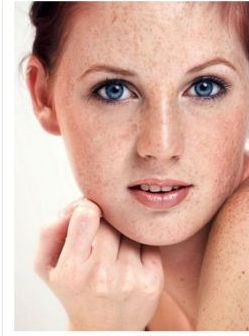
#> input picture Image Smoothning/threshold.jpg, 249 x 336 px
$ python image_smooting.py
#> lines starting #> are read from the running program, lines starting #| are printed output that depends on the picture
import cv2
import numpy as np

img = cv2.imread('threshold.jpg')
#> img is the input picture: shape (336, 249, 3); mean B, G, R 159.9, 174.5, 214.8

kernel = np.ones((5,5),np.float32)/25

h_filter = cv2.filter2D(img,-1,kernel)#-1 is just a depth over here
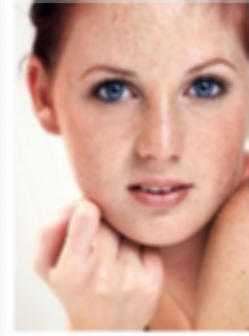
#> h_filter: shape (336, 249, 3); mean B, G, R 159.7, 174.4, 214.7

blur = cv2.blur(img,(8,8))

gaussain = cv2.GaussianBlur(img,(5,5),0)

med = cv2.medianBlur(img,5)

bi = cv2.bilateralFilter(img,9,50,50)
bi_70 = cv2.bilateralFilter(img,9,20,20)

cv2.imshow("Actual image",img)
cv2.imshow("h_filter",h_filter)
cv2.imshow("Blur",blur)
cv2.imshow("gaussain",gaussain)
cv2.imshow("med",med)
cv2.imshow("bi",bi)
cv2.imshow("bi_70",bi_70)

cv2.waitKey(0)
cv2.destroyAllWindows()
